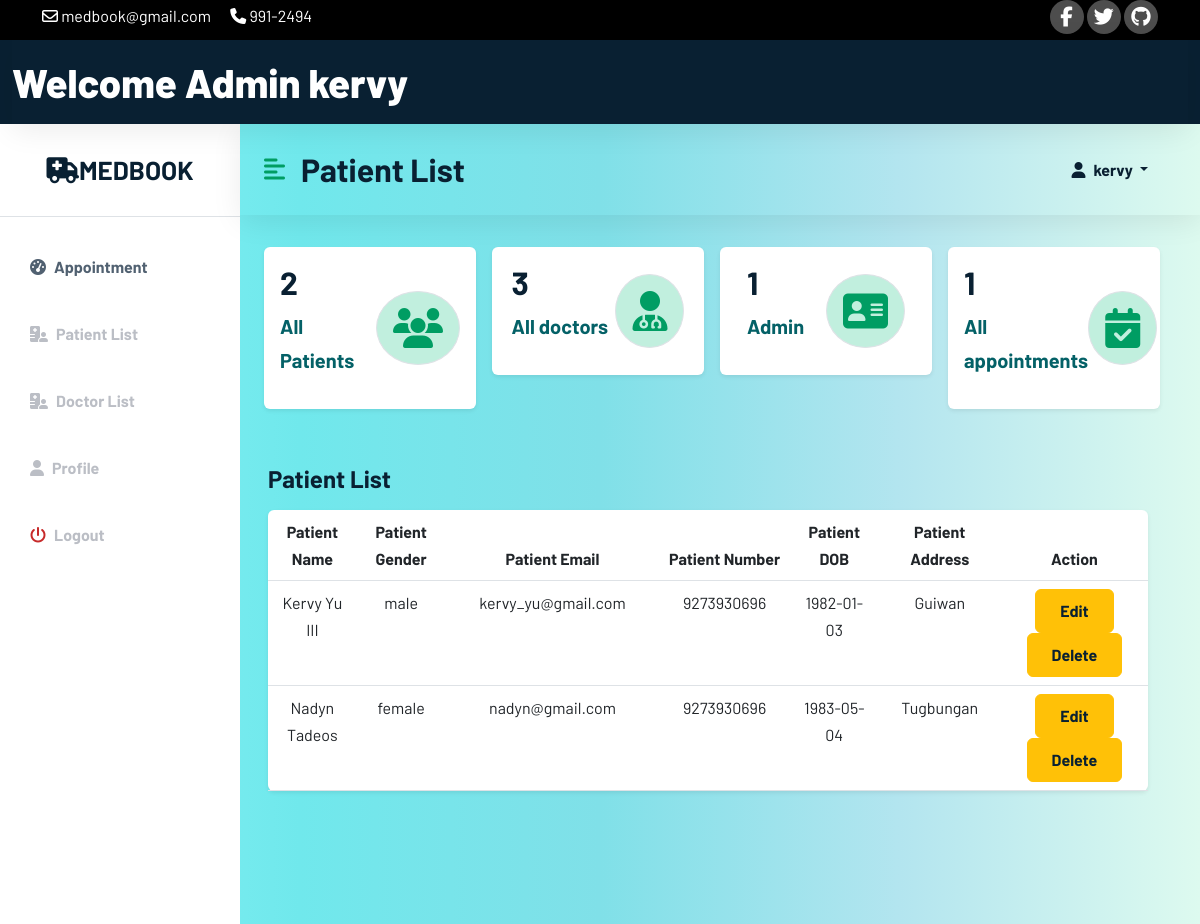
/admin/adminpatient.php (signed in), run on the app's committed database.
### tables this page shows
CREATE TABLE `app_admin` (
  `adminID` int(11) NOT NULL,
  `admin_name` varchar(100) NOT NULL,
  `admin_email` varchar(100) NOT NULL,
  `admin_password` varchar(100) NOT NULL,
  `usertype` varchar(100) NOT NULL DEFAULT 'admin'
);

CREATE TABLE `patient` (
  `patientID` int(11) NOT NULL,
  `p_FullName` varchar(100) NOT NULL,
  `p_password` varchar(100) NOT NULL,
  `p_DOB` date NOT NULL,
  `p_gender` varchar(20) NOT NULL,
  `p_address` varchar(100) NOT NULL,
  `p_number` bigint(100) NOT NULL,
  `p_email` varchar(100) NOT NULL,
  `patient_type` varchar(100) NOT NULL DEFAULT 'user'
);

### admin/adminpatient.php (the view, shortened to what this page needs)
<?php
include 'D:\xampp\htdocs\Web_Tech\config\config.php';
include 'D:\xampp\htdocs\Web_Tech\admin\adminheader.php';
?>
<?php
$currentAd = $_SESSION['email'];
$sql = "SELECT * FROM app_admin WHERE admin_email = '$currentAd'";
$result = mysqli_query($conn, $sql);
if ($result) {
if (mysqli_num_rows($result) > 0) {
while ($row = mysqli_fetch_array($result)) {
?>
<!DOCTYPE html>
<html lang="en">
<head>
    <link href="https://cdn.jsdelivr.net/npm/bootstrap@5.2.0/dist/css/bootstrap.min.css" rel="stylesheet">
    <link rel="stylesheet" href="/Web_Tech/css/style.css">
    <link rel="stylesheet" href="/Web_Tech/css/dochome.css">
</head>
<body>
<div class="d-flex" id="wrapper">
    <div class="bg-white" id="sidebar-wrapper">
        <div class="sidebar-heading text-center py-4 primary-text fs-4 fw-bold text-uppercase border-bottom">
            <a href="#" class="navbar-brand mb-0" >
                <i class="fa-solid fa-truck-medical"></i>MedBook
            </a>
        </div>
        <div class="list-group list-group-flush my-3">
            <a href="adminhome.php" class="list-group-item list-group-item-action bg-transparent second-text active"><i
                    class="fas fa-tachometer-alt me-2"></i>Appointment</a>
            <a href="adminpatient.php" class="list-group-item list-group-item-action bg-transparent second-text fw-bold">
                <i class="fas fa-hospital-user me-2"></i>Patient List</a>
            <a href="patientlist.php" class="list-group-item list-group-item-action bg-transparent second-text fw-bold">
                <i class="fas fa-hospital-user me-2"></i>Doctor List</a>
            <a href="doctorprofile.php" class="list-group-item list-group-item-action bg-transparent second-text fw-bold"><i
                    class="fas fa-user me-2"></i>Profile</a>
            <a href="/Web_Tech/user/userlogout.php" class="list-group-item list-group-item-action bg-transparent second-text fw-bold"><i
                    class="fas fa-power-off me-2" style="color: #c72a2a;"></i>Logout</a>
        </div>
    </div>
    <div id="page-content-wrapper">
        <nav class="navbar navbar-expand-lg navbar-light bg-transparent py-4 px-4">
            <div class="d-flex align-items-center">
                <i class="fas fa-align-left primary-text fs-4 me-3" id="menu-toggle"></i>
                <h2 class="fs-2 m-0">Patient List</h2>
            </div>
            <div class="collapse navbar-collapse" id="navbarSupportedContent">
                <ul class="navbar-nav ms-auto mb-2 mb-lg-0">
                    <li class="nav-item dropdown">
                        <a class="nav-link dropdown-toggle second-text fw-bold" href="#" id="navbarDropdown"
                           role="button" data-bs-toggle="dropdown" aria-expanded="false">
                            <i class="fas fa-user me-2"></i><?php echo $row['admin_name'];?>
                        </a>
                    </li>
                </ul>
            </div>
        </nav>
        <div class="container-fluid px-4">
            <div class="row g-3 my-2">
                <div class="row g-3 my-2">
                    <div class="col-md-3">
                        <div class="p-3 bg-white shadow-sm d-flex justify-content-around align-items-center rounded">
                            <div>
                                <?php
                                $query = "SELECT patientID FROM patient ORDER BY patientID";
                                $query_run = mysqli_query($conn, $query);
                                if ($row = mysqli_num_rows($query_run)) {
                                    echo '<h3 class="fs-2">' . $row . '</h3>';
                                }else{
                                    echo '<h3 class="fs-2">No Data</h3>';
                                }
                                ?>
                                <p class="fs-5" style="color:#046167;"><b>All Patients</b></p>
                            </div>
                            <i class="fas fa-users fs-1 primary-text border rounded-full secondary-bg p-3"></i>
                        </div>
                    </div>
                    <div class="col-md-3">
                        <div class="p-3 bg-white shadow-sm d-flex justify-content-around align-items-center rounded">
                            <div>
                                <?php
                                $query = "SELECT doctorID FROM doctor ORDER BY doctorID";
                                $query_run = mysqli_query($conn, $query);
                                if($row = mysqli_num_rows($query_run))
                                {
                                    echo '<h3 class="fs-2">'.$row.'</h3>';
                                }
                                else{
                                    echo '<h3 class="fs-2">No Data</h3>';
                                }
                                ?>
                                <p class="fs-5" style="color:#046167;"><b>All doctors</b></p>
                            </div>
                            <i class="fas fa-user-doctor fs-1 primary-text border rounded-full secondary-bg p-3"></i>
                        </div>
                    </div>
                    <div class="col-md-3">
                        <div class="p-3 bg-white shadow-sm d-flex justify-content-around align-items-center rounded">
                            <div>
                                <?php
                                $query = "SELECT adminID FROM app_admin ORDER BY adminID";
                                $query_run = mysqli_query($conn, $query);
                                if($row = mysqli_num_rows($query_run))
                                {
                                    echo '<h3 class="fs-2">'.$row.'</h3>';
                                }
                                else{
                                    echo '<h3 class="fs-2">No Data</h3>';
                                }
                                ?>
                                <p class="fs-5" style="color:#046167;"><b>Admin</b></p>
                            </div>
                            <i class="fas fa-address-card fs-1 primary-text border rounded-full secondary-bg p-3"></i>
                        </div>
                    </div>
                    <div class="col-md-3">
                        <div class="p-3 bg-white shadow-sm d-flex justify-content-around align-items-center rounded">
                            <div>
                                <?php
                                $query = "SELECT requestID FROM appointment ORDER BY requestID";
                                $query_run = mysqli_query($conn, $query);
                                if($row = mysqli_num_rows($query_run))
                                {
                                    echo '<h3 class="fs-2">'.$row.'</h3>';
                                }
                                else{
                                    echo '<h3 class="fs-2">No Data</h3>';
                                }
                                ?>
                                <p class="fs-5" style="color:#046167;"><b>All appointments</b></p>
                            </div>
                            <i class="fas fa-calendar-check fs-1 primary-text border rounded-full secondary-bg p-3"></i>
                        </div>
                    </div>
                </div>
                <div class="row my-5">
                <h3 class="fs-4 mb-3">Patient List</h3>
                <div class="col text-center">
                    <form class="form" role="form" method="POST" accept-charset="UTF-8">
                    <table class="table bg-white rounded shadow-sm  table-hover">
                        <thead>
                        <tr>
                            <th scope="col" width="50">Patient Name</th>
                            <th scope="col" width="50">Patient Gender</th>
                            <th scope="col" width="30">Patient Email</th>
                            <th scope="col" width="50">Patient Number</th>
                            <th scope="col" width="50">Patient DOB</th>
                            <th scope="col" width="50">Patient Address</th>
                            <th scope="col" width="50">Action</th>
                        </tr>
                        </thead>
                        <tbody>
                        <?php
                        $sql = "SELECT * FROM patient";
                        $result = mysqli_query($conn, $sql);
                        if ($result) {
                            if (mysqli_num_rows($result) > 0) {
                                while ($row = mysqli_fetch_array($result)) {
                                    ?>
                                    <tr>
                                        <td><?php echo $row['p_FullName'] ?></td>
                                        <td><?php echo $row['p_gender'] ?></td>
                                        <td><?php echo $row['p_email'] ?></td>
                                        <td><?php echo $row['p_number'] ?></td>
                                        <td><?php echo $row['p_DOB'] ?></td>
                                        <td><?php echo $row['p_address'] ?></td>
                                        <td>
                                            <button type="button" id="act_button" class="btn btn-warning btn-xs update" data-bs-toggle="modal" data-bs-target="#myUpdate"><a class="glyphicon glyphicon-edit" style="text-decoration: none;" href="/Web_Tech/admin/adminpatient.php?update=<?php echo $row['patientID']; ?>" title="Edit">Edit</a></button>
                                            <button type="button" name="delete" id="act_button" class="btn btn-warning btn-xs update"><a class="glyphicon glyphicon-edit" style="text-decoration: none;" href="/Web_Tech/admin/adminpatient.php?delete=<?php echo $row['patientID']; ?>" title="Edit">Delete</a></button>
                                        </td>
                                    </tr>
                                    <?php
                                }
                            }
                        }
                        ?>
                        </tbody>
                    </table>
                    </form>
                </div>
            </div>
                <?php
                }
                }
                }
                ?>
            </div>
    </div>
</div>
</div>
</body>
</html>

### admin/adminheader.php (shortened to what this page needs)
<?php
$currentAd = $_SESSION['email'];
$sql = "SELECT * FROM app_admin WHERE admin_email = '$currentAd'";
$result = mysqli_query($conn, $sql);
if ($result) {
if (mysqli_num_rows($result) > 0) {
while ($row = mysqli_fetch_array($result)) {
?>
<!DOCTYPE html>
<html lang="en">
<head>
    <link href="https://cdn.jsdelivr.net/npm/bootstrap@5.2.0/dist/css/bootstrap.min.css" rel="stylesheet">
    <link rel="stylesheet" type="text/css" href="/Web_Tech/css/style.css">
    <link rel="stylesheet" type="text/css" href="/Web_Tech/css/dochome.css">
</head>
<body>
<div class="top-nav" id="home" style="background-color: black">
    <div class="container">
        <div class="row justify-content-between">
            <div class="col-auto">
                <p>
                    <i class="fa-regular fa-envelope"></i>
                    <span>medbook@gmail.com</span>
                </p>
                <p>
                    <i class="fa-solid fa-phone"></i>
                    <span>991-2494</span>
                </p>
            </div>
            <div class="col-auto social-icons">
                <a href=""><i class="fa-brands fa-facebook-f"></i></a>
                <a href=""><i class="fa-brands fa-twitter"></i></i></a>
                <a href=""><i class="fa-brands fa-github"></i></i></a>
            </div>
        </div>
    </div>
</div>
<div class="container-fluid" id="wrapper-header">
    <nav class="navbar navbar-inverse navbar-fixed-top" role="navigation">
        <div class="navbar-header">
            <a class="navbar-brand" id="docheader" href="doctorhome.php">Welcome Admin <?php echo $row['admin_name'];?></a>
        </div>
    </nav>
</div>
<?php
}
}
}
?>
</body>
</html>

### css/style.css (style rules this page uses)
h1,h2,h3,h4,h5,h6 { font-weight: 700; color: #092032; }
a { color: #092032; font-weight: 700; }
.top-nav { background-color: #092032; }
.top-nav p { margin-bottom: 10px; display: inline-block; margin-right: 16px; color: white; }
.top-nav i, .top-nav span { vertical-align: middle; }
.social-icons a { width: 34px; height: 34px; background-color: rgba(255, 255, 255, 0.3); display: inline-flex ; align-items: center; justify-content: center; text-decoration: none; color: white; font-size: 20px; border-radius: 100%; transition: 0.3s ease; }
.navbar { box-shadow: 0px 6px 30px rgba(0, 0, 0, 0.08); }
.navbar a { color: #092032; text-decoration: none; font-weight: 500; transition: 0.5s ease; }
.navbar-brand { font-weight: 700; font-size: 26px; color: #092032; }
.nav-item { margin: 0px 20px 0px 20px; }
.btn { padding: 9px 24px; }
p { color: #f6f6f6; }

### css/dochome.css (style rules this page uses)
:root { --main-bg-color: #009d63; --main-text-color: #009d63; --second-text-color: #bbbec5; --second-bg-color: #c1efde; }
#wrapper-header { background-color: #092032; }
#docheader { color: white; font-weight: 800; font-size: 40px; }
.primary-text { color: var(--main-text-color); }
.second-text { color: var(--second-text-color); }
.secondary-bg { background-color: var(--second-bg-color); }
.rounded-full { border-radius: 100%; }
#wrapper { overflow-x: hidden; background-image: linear-gradient( to right, #86f3f6, #70e8ec, #80e0e8, #b3e5ef, #ddfaef ); }
#sidebar-wrapper { min-height: 100vh; margin-left: -15rem; transition: 0.3s ease; }
.sidebar-heading a { font-weight: 700; font-size: 26px; color: #092032; transition: 0.3s ease; }
#sidebar-wrapper .sidebar-heading { padding: 0.875rem 1.25rem; font-size: 1.2rem; }
#sidebar-wrapper .list-group { width: 15rem; }
#page-content-wrapper { min-width: 100vw; }
#menu-toggle { cursor: pointer; }
.list-group-item { border: none; padding: 20px 30px; }
.list-group-item.active { background-color: transparent; color: var(--main-text-tablor); font-weight: bold; border: none; }
@media (min-width: 768px) { #sidebar-wrapper { margin-left: 0; } }
@media (min-width: 768px) { #page-content-wrapper { min-width: 0; width: 100%; } }

### data on the page
app_admin: admin_name "kervy", row "2", row "3", row "1"
patient: p_FullName "Kervy Yu III", p_gender "male", p_email "kervy_yu@gmail.com", p_number "9273930696", p_DOB "1982-01-03", p_address "Guiwan"
patient: p_FullName "Nadyn Tadeos", p_gender "female", p_email "nadyn@gmail.com", p_number "9273930696", p_DOB "1983-05-04", p_address "Tugbungan"
